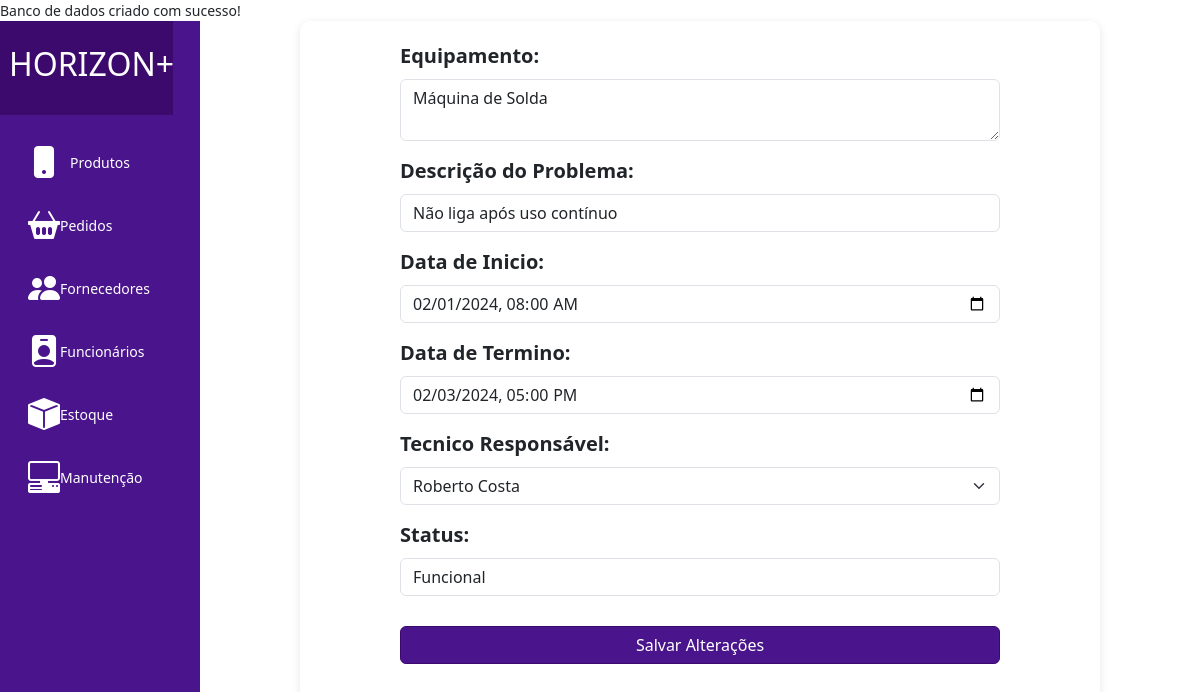
Screenshot of /editar.php?id=1 with the database file from the repository.
### tables this page shows
CREATE TABLE IF NOT EXISTS manutencoes (
    manutencao_id INT(11) AUTO_INCREMENT PRIMARY KEY,
    equipamento VARCHAR(100) NOT NULL,
    descricao_problema TEXT NOT NULL,
    data_inicio DATETIME NOT NULL,
    data_termino DATETIME NOT NULL,
    tecnico_responsavel VARCHAR(100),
    status ENUM('quebrado', 'funcional') NOT NULL,
    responsavel_id INT NOT NULL,
    FOREIGN KEY (responsavel_id) REFERENCES funcionarios(funcionario_id)
);

CREATE TABLE IF NOT EXISTS funcionarios (
    funcionario_id INT(11) AUTO_INCREMENT PRIMARY KEY,
    nome VARCHAR(100) NOT NULL,
    cargo VARCHAR(50) NOT NULL,
    setor_id INT NOT NULL,
    telefone VARCHAR(20),
    email VARCHAR(100) NOT NULL,
    data_admissao DATE NOT NULL,
    salario VARCHAR(20),
    metodo_pagamento VARCHAR(500),
    FOREIGN KEY (setor_id) REFERENCES setores(setor_id)
);

### editar.php (the view, shortened to what this page needs)
<?php
include 'config.php';
$item = null;
$funcionarios = [];
if (isset($_GET['id'])) {
    $id = intval($_GET['id']);
    $query = "SELECT * FROM manutencoes WHERE manutencao_id = :id";
    $stmt = $conn->prepare($query);
    $stmt->bindParam(':id', $id, PDO::PARAM_INT);
    $stmt->execute();
    if ($stmt) {
        $item = $stmt->fetch(PDO::FETCH_ASSOC);
    } else {
        echo "Erro ao buscar item: " . $stmt->errorInfo()[2];
    }
}
$funcQuery = "SELECT funcionario_id, nome FROM funcionarios";
$funcResult = $conn->query($funcQuery);
if ($funcResult) {
    while ($funcRow = $funcResult->fetch(PDO::FETCH_ASSOC)) {
        $funcionarios[] = $funcRow;
    }
}
?>
<!DOCTYPE html>
<html lang="pt-br">
<head>
    <link href="https://cdn.jsdelivr.net/npm/bootstrap@5.3.3/dist/css/bootstrap.min.css" rel="stylesheet">
    <link rel="stylesheet" href="https://cdnjs.cloudflare.com/ajax/libs/bootstrap-icons/1.10.3/font/bootstrap-icons.min.css">
    <link rel="stylesheet" href="src/css/styles.css">
</head>
   </head>
   <body>
       <div class="container-fluid">
           <div class="row">
                 <nav class="col-md-2 d-none d-md-block bg-purple sidebar">
                   <div class="logo text-center py-4">
                       <h2>HORIZON+</h2>
                   </div>
                   <div class="sidebar-sticky">
                       <ul class="nav flex-column">
                           <li class="nav-item">
                               <a class="nav-link active" href="produtos.php">
                                   <i class="bi bi-phone-fill icon-large"></i>
                                   <span>Produtos</span>
                               </a>
                           </li>
                           <li class="nav-item"><a class="nav-link" href="pedidos.php"><i class="bi bi-basket2-fill icon-large"></i> Pedidos</a></li>
                           <li class="nav-item"><a class="nav-link" href="fornecedores.php"><i class="bi bi-people-fill icon-large"></i> Fornecedores</a></li>
                           <li class="nav-item"><a class="nav-link" href="funcionarios.php"><i class="bi bi-person-badge-fill icon-large"></i> Funcionários</a></li>
                           <li class="nav-item"><a class="nav-link" href="estoque.php"><i class="bi bi-box-fill icon-large"></i> Estoque</a></li>
                           <li class="nav-item"><a class="nav-link" href="manutencao.php"><i class="bi bi-pc-display-horizontal icon-large"></i> Manutenção</a></li>
                       </ul>
                   </div>
               </nav>
            <main role="main" class="container">
                <form method="POST" action="editar.php">
                    <div class="form-group">
                        <label class="form-label">Equipamento:</label>
                        <textarea class="form-control" name="nome_equip" required><?php echo isset($item['equipamento']) ? htmlspecialchars($item['equipamento']) : ''; ?></textarea>
                    </div>
                    <div class="form-group">
                        <label class="form-label">Descrição do Problema:</label>
                        <input type="text" class="form-control" name="descricao" value="<?php echo isset($item['descricao_problema']) ? htmlspecialchars($item['descricao_problema']) : ''; ?>" required>
                    </div>
                    <div class="form-group">
                        <label class="form-label">Data de Inicio:</label>
                        <input type="datetime-local" class="form-control" name="data_inicio" value="<?php echo isset($item['data_inicio']) ? htmlspecialchars($item['data_inicio']) : ''; ?>" required>
                    </div>
                    <div class="form-group">
                        <label class="form-label">Data de Termino:</label>
                        <input type="datetime-local" class="form-control" name="data_termino" value="<?php echo isset($item['data_termino']) ? htmlspecialchars($item['data_termino']) : ''; ?>" required>
                    </div>
                    <div class="form-group">
                        <label class="form-label">Tecnico Responsável:</label>
                        <select class="form-select" name="id_func" required>
                            <?php foreach ($funcionarios as $funcionario): ?>
                                <option value="<?php echo $funcionario['funcionario_id']; ?>" <?php echo (isset($item['responsavel_id']) && $item['responsavel_id'] == $funcionario['funcionario_id']) ? 'selected' : ''; ?>>
                                    <?php echo htmlspecialchars($funcionario['nome']); ?>
                                </option>
                            <?php endforeach; ?>
                        </select>
                    </div>
                    <div class="form-group">
                        <label class="form-label">Status:</label>
                        <select class="form-control" name="status" required>
                            <option value="funcional" <?php echo (isset($item['status']) && $item['status'] === 'funcional') ? 'selected' : ''; ?>>Funcional</option>
                        </select>
                    </div>
                    <button type="submit" class="btn btn-primary">Salvar Alterações</button>
                </form>
            </main>
        </div>
    </div>
</body>
</html>

### src/css/styles.css (style rules this page uses)
:root { --bg-purple: #4A148C; --depp-purple: #3c096c; --text-white: #fff; --font-size-logo: 1.5rem; --font-weight-bold: bold; --font-size-base: 0.875rem; --padding-top-sidebar: 0; --margin-bottom-logo: 20px; --icon-size-small: 16px; --icon-size-medium: 24px; --icon-size-large: 32px; }
body { font-size: var(--font-size-base); }
.sidebar { background-color: var(--bg-purple); height: auto; padding-top: var(--padding-top-sidebar); }
.sidebar .logo { position: relative; text-align: center; color: var(--text-white); font-size: var(--font-size-logo); font-weight: bolder; padding: 15px; margin: 0; margin-left: -15px; width: 100%; max-width: 100%; background-color: var(--deep-purple); }
.sidebar .nav-link { color: var(--text-white); font-weight: 500; display: flex; align-items: center; margin-top: 15px; }
.sidebar .nav-link.active { color: var(--text-white); }
.sidebar .nav-link span { margin-left: 10px; }
.sidebar-sticky { position: -webkit-sticky; position: sticky; top: 0; height: calc(100vh - 48px); padding-top: 0.5rem; overflow-x: hidden; overflow-y: auto; }
.form-group label { font-weight: var(--font-weight-bold); }
.icon-large { font-size: var(--icon-size-large); }
.btn-primary { margin-top: 2%; margin-left: 0%; width: 100%; background-color: var(--bg-purple); border-color: var(--depp-purple); }
label { font-size: 20px; }
@media (max-width: 1200px) { .sidebar .logo { font-size: calc(var(--font-size-logo) * 0.9); padding: 12px; } }

### editar.php (style rules this page uses)
:root { --bg-purple: #4A148C; --deep-purple: #3c096c; --text-white: #fff; --border-color: #ddd; }
.container { width: 100%; max-width: 800px; padding: 20px; background-color: white; box-shadow: 0 2px 8px rgba(0, 0, 0, 0.1); border-radius: 10px; margin-bottom: 20px; }
h2 { font-weight: 500; color: white; text-align: center; }
form { display: flex; flex-direction: column; gap: 15px; align-items: center; }
.form-group, .mb-3 { display: flex; flex-direction: column; width: 100%; max-width: 600px; text-align: left; }
input, select { padding: 10px; font-size: 1rem; border: 1px solid var(--border-color); border-radius: 8px; background-color: #f9f9f9; width: 100%; }
button { padding: 12px; font-size: 1rem; color: var(--text-white); background-color: var(--bg-purple); border: none; border-radius: 8px; cursor: pointer; font-weight: 500; transition: background-color 0.3s ease; width: 100%; max-width: 600px; margin-top: 20px; }
.bg-purple { background-color: var(--bg-purple) !important; }
:root { --bg-purple: #4A148C; --depp-purple: #3c096c; --text-white: #fff; --font-size-logo: 1.5rem; --font-weight-bold: bold; --font-size-base: 0.875rem; --padding-top-sidebar: 0; --margin-bottom-logo: 20px; --icon-size-small: 16px; --icon-size-medium: 24px; --icon-size-large: 32px; }
body { font-size: var(--font-size-base); }
.sidebar { background-color: var(--bg-purple); height: auto; padding-top: var(--padding-top-sidebar); }
.sidebar .logo { position: relative; text-align: center; color: var(--text-white); font-size: var(--font-size-logo); font-weight: bolder; padding: 15px; margin: 0; margin-left: -15px; width: 100%; max-width: 100%; background-color: var(--deep-purple); }
.sidebar .nav-link { color: var(--text-white); font-weight: 500; display: flex; align-items: center; margin-top: 15px; }
.sidebar .nav-link.active { color: var(--text-white); }
.sidebar .nav-link span { margin-left: 10px; }
.sidebar-sticky { position: -webkit-sticky; position: sticky; top: 0; height: calc(100vh - 48px); padding-top: 0.5rem; overflow-x: hidden; overflow-y: auto; }
.form-group label { font-weight: var(--font-weight-bold); }
.icon-large { font-size: var(--icon-size-large); }
.btn-primary { margin-top: 2%; margin-left: 0%; width: 100%; background-color: var(--bg-purple); border-color: var(--depp-purple); }
label { font-size: 20px; }
@media (max-width: 1200px) { .sidebar .logo { font-size: calc(var(--font-size-logo) * 0.9); padding: 12px; } }

### rows the page displays
manutencoes: nome_equip "Máquina de Solda", descricao "Não liga após uso contínuo", data_inicio "02/01/2024 08:00", data_termino "02/03/2024 17:00", id_func "Roberto Costa", status "Funcional"
